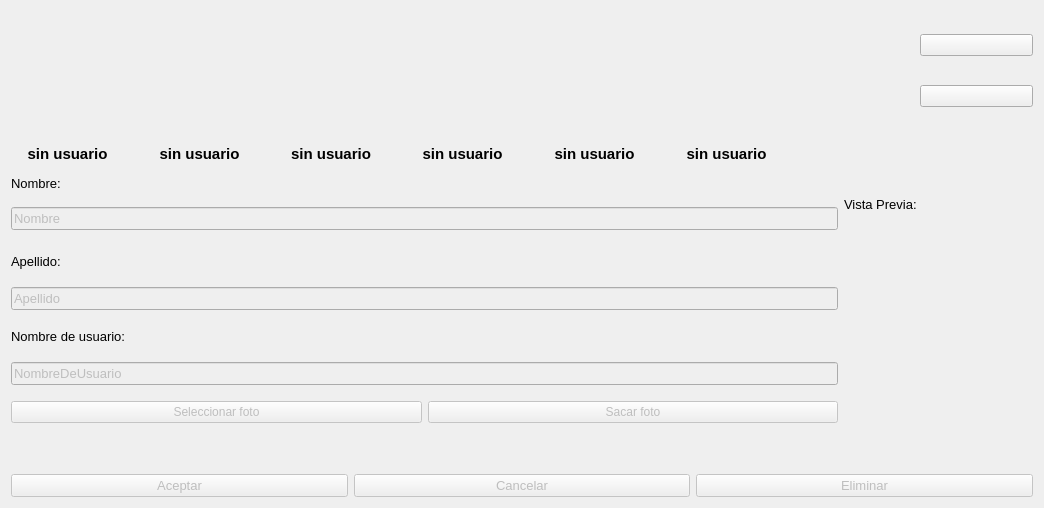
<?xml version="1.0" encoding="UTF-8"?>
<ui version="4.0">
 <class>Usuarioconfig</class>
 <widget class="QDialog" name="Usuarioconfig">
  <property name="geometry">
   <rect>
    <x>0</x>
    <y>0</y>
    <width>1044</width>
    <height>508</height>
   </rect>
  </property>
  <property name="windowTitle">
   <string>Usuario</string>
  </property>
  <layout class="QGridLayout" name="gridLayout_4">
   <item row="0" column="0">
    <layout class="QGridLayout" name="gridLayout_2">
     <item row="1" column="0">
      <widget class="QLabel" name="label_usr1">
       <property name="font">
        <font>
         <pointsize>11</pointsize>
         <weight>75</weight>
         <bold>true</bold>
        </font>
       </property>
       <property name="text">
        <string>sin usuario</string>
       </property>
       <property name="alignment">
        <set>Qt::AlignCenter</set>
       </property>
      </widget>
     </item>
     <item row="0" column="3">
      <spacer name="horizontalSpacer_2">
       <property name="orientation">
        <enum>Qt::Horizontal</enum>
       </property>
       <property name="sizeType">
        <enum>QSizePolicy::Maximum</enum>
       </property>
       <property name="sizeHint" stdset="0">
        <size>
         <width>13</width>
         <height>13</height>
        </size>
       </property>
      </spacer>
     </item>
     <item row="1" column="10">
      <widget class="QLabel" name="label_usr6">
       <property name="font">
        <font>
         <pointsize>11</pointsize>
         <weight>75</weight>
         <bold>true</bold>
        </font>
       </property>
       <property name="text">
        <string>sin usuario</string>
       </property>
       <property name="alignment">
        <set>Qt::AlignCenter</set>
       </property>
      </widget>
     </item>
     <item row="0" column="10">
      <widget class="QPushButton" name="PB_USR6">
       <property name="enabled">
        <bool>false</bool>
       </property>
       <property name="minimumSize">
        <size>
         <width>100</width>
         <height>120</height>
        </size>
       </property>
       <property name="maximumSize">
        <size>
         <width>16777215</width>
         <height>16777215</height>
        </size>
       </property>
       <property name="text">
        <string/>
       </property>
       <property name="icon">
        <iconset resource="Resources.qrc">
         <normaloff>:/userconfig/userConfig/usuario_no_ok.png</normaloff>:/userconfig/userConfig/usuario_no_ok.png</iconset>
       </property>
       <property name="iconSize">
        <size>
         <width>70</width>
         <height>90</height>
        </size>
       </property>
       <property name="flat">
        <bool>true</bool>
       </property>
      </widget>
     </item>
     <item row="0" column="12">
      <widget class="QPushButton" name="PB_USR_ADD">
       <property name="minimumSize">
        <size>
         <width>100</width>
         <height>120</height>
        </size>
       </property>
       <property name="text">
        <string/>
       </property>
       <property name="icon">
        <iconset resource="Resources.qrc">
         <normaloff>:/userconfig/userConfig/usuario_add.png</normaloff>:/userconfig/userConfig/usuario_add.png</iconset>
       </property>
       <property name="iconSize">
        <size>
         <width>70</width>
         <height>90</height>
        </size>
       </property>
       <property name="flat">
        <bool>true</bool>
       </property>
      </widget>
     </item>
     <item row="1" column="6">
      <widget class="QLabel" name="label_usr4">
       <property name="font">
        <font>
         <pointsize>11</pointsize>
         <weight>75</weight>
         <bold>true</bold>
        </font>
       </property>
       <property name="text">
        <string>sin usuario</string>
       </property>
       <property name="alignment">
        <set>Qt::AlignCenter</set>
       </property>
      </widget>
     </item>
     <item row="0" column="1">
      <spacer name="horizontalSpacer">
       <property name="orientation">
        <enum>Qt::Horizontal</enum>
       </property>
       <property name="sizeType">
        <enum>QSizePolicy::Maximum</enum>
       </property>
       <property name="sizeHint" stdset="0">
        <size>
         <width>13</width>
         <height>13</height>
        </size>
       </property>
      </spacer>
     </item>
     <item row="1" column="2">
      <widget class="QLabel" name="label_usr2">
       <property name="font">
        <font>
         <pointsize>11</pointsize>
         <weight>75</weight>
         <bold>true</bold>
        </font>
       </property>
       <property name="text">
        <string>sin usuario</string>
       </property>
       <property name="alignment">
        <set>Qt::AlignCenter</set>
       </property>
      </widget>
     </item>
     <item row="0" column="2">
      <widget class="QPushButton" name="PB_USR2">
       <property name="enabled">
        <bool>false</bool>
       </property>
       <property name="minimumSize">
        <size>
         <width>100</width>
         <height>120</height>
        </size>
       </property>
       <property name="maximumSize">
        <size>
         <width>16777215</width>
         <height>16777215</height>
        </size>
       </property>
       <property name="text">
        <string/>
       </property>
       <property name="icon">
        <iconset resource="Resources.qrc">
         <normaloff>:/userconfig/userConfig/usuario_no_ok.png</normaloff>:/userconfig/userConfig/usuario_no_ok.png</iconset>
       </property>
       <property name="iconSize">
        <size>
         <width>70</width>
         <height>90</height>
        </size>
       </property>
       <property name="flat">
        <bool>true</bool>
       </property>
      </widget>
     </item>
     <item row="0" column="5">
      <spacer name="horizontalSpacer_3">
       <property name="orientation">
        <enum>Qt::Horizontal</enum>
       </property>
       <property name="sizeType">
        <enum>QSizePolicy::Maximum</enum>
       </property>
       <property name="sizeHint" stdset="0">
        <size>
         <width>13</width>
         <height>13</height>
        </size>
       </property>
      </spacer>
     </item>
     <item row="0" column="4">
      <widget class="QPushButton" name="PB_USR3">
       <property name="enabled">
        <bool>false</bool>
       </property>
       <property name="sizePolicy">
        <sizepolicy hsizetype="Preferred" vsizetype="Preferred">
         <horstretch>0</horstretch>
         <verstretch>0</verstretch>
        </sizepolicy>
       </property>
       <property name="minimumSize">
        <size>
         <width>100</width>
         <height>120</height>
        </size>
       </property>
       <property name="maximumSize">
        <size>
         <width>16777215</width>
         <height>16777215</height>
        </size>
       </property>
       <property name="sizeIncrement">
        <size>
         <width>0</width>
         <height>0</height>
        </size>
       </property>
       <property name="baseSize">
        <size>
         <width>0</width>
         <height>0</height>
        </size>
       </property>
       <property name="cursor">
        <cursorShape>ArrowCursor</cursorShape>
       </property>
       <property name="text">
        <string/>
       </property>
       <property name="icon">
        <iconset resource="Resources.qrc">
         <normaloff>:/userconfig/userConfig/usuario_no_ok.png</normaloff>:/userconfig/userConfig/usuario_no_ok.png</iconset>
       </property>
       <property name="iconSize">
        <size>
         <width>70</width>
         <height>90</height>
        </size>
       </property>
       <property name="autoDefault">
        <bool>true</bool>
       </property>
       <property name="flat">
        <bool>true</bool>
       </property>
      </widget>
     </item>
     <item row="0" column="8">
      <widget class="QPushButton" name="PB_USR5">
       <property name="enabled">
        <bool>false</bool>
       </property>
       <property name="minimumSize">
        <size>
         <width>100</width>
         <height>120</height>
        </size>
       </property>
       <property name="maximumSize">
        <size>
         <width>16777215</width>
         <height>16777215</height>
        </size>
       </property>
       <property name="text">
        <string/>
       </property>
       <property name="icon">
        <iconset resource="Resources.qrc">
         <normaloff>:/userconfig/userConfig/usuario_no_ok.png</normaloff>:/userconfig/userConfig/usuario_no_ok.png</iconset>
       </property>
       <property name="iconSize">
        <size>
         <width>70</width>
         <height>90</height>
        </size>
       </property>
       <property name="flat">
        <bool>true</bool>
       </property>
      </widget>
     </item>
     <item row="0" column="7">
      <spacer name="horizontalSpacer_4">
       <property name="orientation">
        <enum>Qt::Horizontal</enum>
       </property>
       <property name="sizeType">
        <enum>QSizePolicy::Maximum</enum>
       </property>
       <property name="sizeHint" stdset="0">
        <size>
         <width>13</width>
         <height>13</height>
        </size>
       </property>
      </spacer>
     </item>
     <item row="0" column="11">
      <spacer name="horizontalSpacer_6">
       <property name="orientation">
        <enum>Qt::Horizontal</enum>
       </property>
       <property name="sizeType">
        <enum>QSizePolicy::Maximum</enum>
       </property>
       <property name="sizeHint" stdset="0">
        <size>
         <width>13</width>
         <height>13</height>
        </size>
       </property>
      </spacer>
     </item>
     <item row="0" column="13">
      <layout class="QVBoxLayout" name="verticalLayout">
       <item>
        <widget class="QPushButton" name="PB_Siguiente">
         <property name="text">
          <string/>
         </property>
         <property name="icon">
          <iconset resource="Resources.qrc">
           <normaloff>:/userconfig/userConfig/SIGUIENTE.png</normaloff>:/userconfig/userConfig/SIGUIENTE.png</iconset>
         </property>
         <property name="iconSize">
          <size>
           <width>30</width>
           <height>30</height>
          </size>
         </property>
        </widget>
       </item>
       <item>
        <widget class="QPushButton" name="PB_Anterior">
         <property name="text">
          <string/>
         </property>
         <property name="icon">
          <iconset resource="Resources.qrc">
           <normaloff>:/userconfig/userConfig/ANTERIOR.png</normaloff>:/userconfig/userConfig/ANTERIOR.png</iconset>
         </property>
         <property name="iconSize">
          <size>
           <width>30</width>
           <height>30</height>
          </size>
         </property>
         <property name="flat">
          <bool>false</bool>
         </property>
        </widget>
       </item>
      </layout>
     </item>
     <item row="0" column="0">
      <widget class="QPushButton" name="PB_USR1">
       <property name="enabled">
        <bool>false</bool>
       </property>
       <property name="minimumSize">
        <size>
         <width>100</width>
         <height>120</height>
        </size>
       </property>
       <property name="maximumSize">
        <size>
         <width>16777215</width>
         <height>16777215</height>
        </size>
       </property>
       <property name="text">
        <string/>
       </property>
       <property name="icon">
        <iconset resource="Resources.qrc">
         <normaloff>:/userconfig/userConfig/usuario_no_ok.png</normaloff>:/userconfig/userConfig/usuario_no_ok.png</iconset>
       </property>
       <property name="iconSize">
        <size>
         <width>70</width>
         <height>90</height>
        </size>
       </property>
       <property name="flat">
        <bool>true</bool>
       </property>
      </widget>
     </item>
     <item row="0" column="6">
      <widget class="QPushButton" name="PB_USR4">
       <property name="enabled">
        <bool>false</bool>
       </property>
       <property name="minimumSize">
        <size>
         <width>100</width>
         <height>120</height>
        </size>
       </property>
       <property name="maximumSize">
        <size>
         <width>16777215</width>
         <height>16777215</height>
        </size>
       </property>
       <property name="text">
        <string/>
       </property>
       <property name="icon">
        <iconset resource="Resources.qrc">
         <normaloff>:/userconfig/userConfig/usuario_no_ok.png</normaloff>:/userconfig/userConfig/usuario_no_ok.png</iconset>
       </property>
       <property name="iconSize">
        <size>
         <width>70</width>
         <height>90</height>
        </size>
       </property>
       <property name="flat">
        <bool>true</bool>
       </property>
      </widget>
     </item>
     <item row="1" column="4">
      <widget class="QLabel" name="label_usr3">
       <property name="font">
        <font>
         <pointsize>11</pointsize>
         <weight>75</weight>
         <bold>true</bold>
        </font>
       </property>
       <property name="text">
        <string>sin usuario</string>
       </property>
       <property name="alignment">
        <set>Qt::AlignCenter</set>
       </property>
      </widget>
     </item>
     <item row="1" column="8">
      <widget class="QLabel" name="label_usr5">
       <property name="font">
        <font>
         <pointsize>11</pointsize>
         <weight>75</weight>
         <bold>true</bold>
        </font>
       </property>
       <property name="text">
        <string>sin usuario</string>
       </property>
       <property name="alignment">
        <set>Qt::AlignCenter</set>
       </property>
      </widget>
     </item>
     <item row="0" column="9">
      <spacer name="horizontalSpacer_5">
       <property name="orientation">
        <enum>Qt::Horizontal</enum>
       </property>
       <property name="sizeType">
        <enum>QSizePolicy::Maximum</enum>
       </property>
       <property name="sizeHint" stdset="0">
        <size>
         <width>13</width>
         <height>13</height>
        </size>
       </property>
      </spacer>
     </item>
    </layout>
   </item>
   <item row="1" column="0">
    <layout class="QGridLayout" name="gridLayout">
     <item row="3" column="0">
      <widget class="MyLineEdit" name="lineEdit_Apellido">
       <property name="enabled">
        <bool>false</bool>
       </property>
       <property name="font">
        <font>
         <pointsize>10</pointsize>
         <italic>false</italic>
        </font>
       </property>
       <property name="text">
        <string>Apellido</string>
       </property>
      </widget>
     </item>
     <item row="1" column="1" rowspan="6">
      <layout class="QVBoxLayout" name="verticalLayout_2">
       <property name="leftMargin">
        <number>0</number>
       </property>
       <property name="topMargin">
        <number>0</number>
       </property>
       <property name="rightMargin">
        <number>9</number>
       </property>
       <property name="bottomMargin">
        <number>0</number>
       </property>
       <item>
        <widget class="QLabel" name="label_VistaPrevia">
         <property name="enabled">
          <bool>true</bool>
         </property>
         <property name="sizePolicy">
          <sizepolicy hsizetype="Minimum" vsizetype="Minimum">
           <horstretch>0</horstretch>
           <verstretch>0</verstretch>
          </sizepolicy>
         </property>
         <property name="maximumSize">
          <size>
           <width>80</width>
           <height>80</height>
          </size>
         </property>
         <property name="font">
          <font>
           <pointsize>10</pointsize>
          </font>
         </property>
         <property name="text">
          <string>Vista Previa:</string>
         </property>
         <property name="alignment">
          <set>Qt::AlignLeading|Qt::AlignLeft|Qt::AlignTop</set>
         </property>
        </widget>
       </item>
       <item>
        <widget class="QPushButton" name="PB_VistaPrevia">
         <property name="enabled">
          <bool>true</bool>
         </property>
         <property name="minimumSize">
          <size>
           <width>180</width>
           <height>210</height>
          </size>
         </property>
         <property name="maximumSize">
          <size>
           <width>180</width>
           <height>210</height>
          </size>
         </property>
         <property name="text">
          <string/>
         </property>
         <property name="iconSize">
          <size>
           <width>180</width>
           <height>210</height>
          </size>
         </property>
         <property name="checkable">
          <bool>false</bool>
         </property>
         <property name="checked">
          <bool>false</bool>
         </property>
         <property name="flat">
          <bool>true</bool>
         </property>
        </widget>
       </item>
      </layout>
     </item>
     <item row="6" column="0">
      <layout class="QHBoxLayout" name="horizontalLayout_2">
       <item>
        <widget class="QPushButton" name="PB_SelecFoto">
         <property name="enabled">
          <bool>false</bool>
         </property>
         <property name="text">
          <string>Seleccionar foto</string>
         </property>
        </widget>
       </item>
       <item>
        <widget class="QPushButton" name="PB_SacarFoto">
         <property name="enabled">
          <bool>false</bool>
         </property>
         <property name="text">
          <string>Sacar foto</string>
         </property>
        </widget>
       </item>
      </layout>
     </item>
     <item row="4" column="0">
      <widget class="QLabel" name="label_2">
       <property name="maximumSize">
        <size>
         <width>16777215</width>
         <height>20</height>
        </size>
       </property>
       <property name="font">
        <font>
         <pointsize>10</pointsize>
        </font>
       </property>
       <property name="text">
        <string>Nombre de usuario:</string>
       </property>
       <property name="alignment">
        <set>Qt::AlignLeading|Qt::AlignLeft|Qt::AlignVCenter</set>
       </property>
      </widget>
     </item>
     <item row="7" column="0">
      <spacer name="verticalSpacer">
       <property name="orientation">
        <enum>Qt::Vertical</enum>
       </property>
       <property name="sizeType">
        <enum>QSizePolicy::Minimum</enum>
       </property>
       <property name="sizeHint" stdset="0">
        <size>
         <width>20</width>
         <height>40</height>
        </size>
       </property>
      </spacer>
     </item>
     <item row="0" column="0">
      <widget class="QLabel" name="label">
       <property name="font">
        <font>
         <pointsize>10</pointsize>
        </font>
       </property>
       <property name="text">
        <string>Nombre:</string>
       </property>
      </widget>
     </item>
     <item row="1" column="0">
      <widget class="MyLineEdit" name="lineEdit_Nombre">
       <property name="enabled">
        <bool>false</bool>
       </property>
       <property name="font">
        <font>
         <family>MS Shell Dlg 2</family>
         <pointsize>10</pointsize>
         <italic>false</italic>
        </font>
       </property>
       <property name="tabletTracking">
        <bool>true</bool>
       </property>
       <property name="focusPolicy">
        <enum>Qt::StrongFocus</enum>
       </property>
       <property name="text">
        <string>Nombre</string>
       </property>
       <property name="maxLength">
        <number>50</number>
       </property>
       <property name="clearButtonEnabled">
        <bool>false</bool>
       </property>
      </widget>
     </item>
     <item row="5" column="0">
      <widget class="MyLineEdit" name="lineEdit_Username">
       <property name="enabled">
        <bool>false</bool>
       </property>
       <property name="font">
        <font>
         <pointsize>10</pointsize>
        </font>
       </property>
       <property name="autoFillBackground">
        <bool>false</bool>
       </property>
       <property name="text">
        <string>NombreDeUsuario</string>
       </property>
       <property name="maxLength">
        <number>50</number>
       </property>
      </widget>
     </item>
     <item row="2" column="0">
      <widget class="QLabel" name="label_3">
       <property name="maximumSize">
        <size>
         <width>16777215</width>
         <height>20</height>
        </size>
       </property>
       <property name="font">
        <font>
         <pointsize>10</pointsize>
        </font>
       </property>
       <property name="text">
        <string>Apellido:</string>
       </property>
      </widget>
     </item>
    </layout>
   </item>
   <item row="2" column="0">
    <layout class="QGridLayout" name="gridLayout_3">
     <property name="topMargin">
      <number>0</number>
     </property>
     <property name="rightMargin">
      <number>0</number>
     </property>
     <property name="bottomMargin">
      <number>0</number>
     </property>
     <property name="spacing">
      <number>6</number>
     </property>
     <item row="0" column="0">
      <widget class="QPushButton" name="PB_Aceptar">
       <property name="enabled">
        <bool>false</bool>
       </property>
       <property name="font">
        <font>
         <pointsize>10</pointsize>
        </font>
       </property>
       <property name="text">
        <string>Aceptar</string>
       </property>
      </widget>
     </item>
     <item row="0" column="1">
      <widget class="QPushButton" name="PB_Cancelar">
       <property name="enabled">
        <bool>false</bool>
       </property>
       <property name="font">
        <font>
         <pointsize>10</pointsize>
        </font>
       </property>
       <property name="text">
        <string>Cancelar</string>
       </property>
      </widget>
     </item>
     <item row="0" column="2">
      <widget class="QPushButton" name="PB_Eliminar">
       <property name="enabled">
        <bool>false</bool>
       </property>
       <property name="font">
        <font>
         <pointsize>10</pointsize>
        </font>
       </property>
       <property name="text">
        <string>Eliminar</string>
       </property>
      </widget>
     </item>
    </layout>
   </item>
  </layout>
 </widget>
 <layoutdefault spacing="6" margin="11"/>
 <customwidgets>
  <customwidget>
   <class>MyLineEdit</class>
   <extends>QLineEdit</extends>
   <header location="global">mylineedit.h</header>
  </customwidget>
 </customwidgets>
 <tabstops>
  <tabstop>PB_USR_ADD</tabstop>
  <tabstop>lineEdit_Nombre</tabstop>
  <tabstop>lineEdit_Apellido</tabstop>
  <tabstop>lineEdit_Username</tabstop>
  <tabstop>PB_SelecFoto</tabstop>
  <tabstop>PB_SacarFoto</tabstop>
  <tabstop>PB_Aceptar</tabstop>
  <tabstop>PB_Cancelar</tabstop>
  <tabstop>PB_Eliminar</tabstop>
  <tabstop>PB_USR1</tabstop>
  <tabstop>PB_USR2</tabstop>
  <tabstop>PB_USR3</tabstop>
  <tabstop>PB_USR4</tabstop>
  <tabstop>PB_USR5</tabstop>
  <tabstop>PB_USR6</tabstop>
  <tabstop>PB_Siguiente</tabstop>
  <tabstop>PB_Anterior</tabstop>
  <tabstop>PB_VistaPrevia</tabstop>
 </tabstops>
 <resources>
  <include location="Resources.qrc"/>
 </resources>
 <connections/>
</ui>
